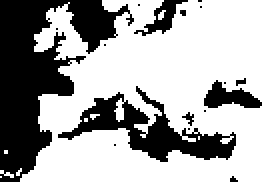
#> input picture maps/europe.png, 139 x 91 px, found by its file name (shown 2 times larger)
$ python gridv2.py
#> lines starting #> are read from the running program, lines starting #| are printed output that depends on the picture; after the words box and inside, x2 and y2 are one past the last pixel; in counts of white or black regions, pixels touching at a corner belong together
import numpy as np
import matplotlib.pyplot as plt
from matplotlib.animation import FuncAnimation, PillowWriter


def grad(D, axis=0):
    D_pad = np.pad(D, (1,1), 'reflect')
    return (np.roll(D_pad,1,axis=axis) - D_pad)[1:-1,1:-1]

def grad_grad(D, A):
    A_pad = np.pad(A, (1,1), 'reflect')
    D_pad = np.pad(D, (1,1), 'reflect')

    D_x = (np.roll(D_pad,1,axis=0) - D_pad)[1:-1,1:-1]
    A_x = (np.roll(A_pad,1,axis=0) - A_pad)[1:-1,1:-1]

    D_y = (np.roll(D_pad,1,axis=1) - D_pad)[1:-1,1:-1]
    A_y = (np.roll(A_pad,1,axis=1) - A_pad)[1:-1,1:-1]

    return D_x*A_x + D_y*A_y

def lap(A):
    A_pad = np.pad(A, (1,1), 'reflect')
    return ((np.roll(A_pad,-1,axis=1) - 2*A_pad + np.roll(A_pad,1,axis=1)) + (np.roll(A_pad,-1,axis=0) - 2*A_pad + np.roll(A_pad,1,axis=0)))[1:-1,1:-1]


class Grid:
    def __init__(self, rho_0, pi_0, alpha, w, c, gamma, a, Kpi, r, Krho, D_0, bound):
        self.rho = rho_0
        self.pi = pi_0
        self.alpha = alpha
        self.w = w
        self.c = c
        self.gamma = gamma
        self.a = a
        self.Kpi = Kpi
        self.r = r
        self.Krho = Krho
        self.D_0 = D_0
        self.bound = bound
        self.area = np.sum(bound)

        self.repro = np.zeros_like(self.pi)

    def update(self):

        def DN(r, i):
            return self.D_0[i]*np.exp(-r)

        for i in range(self.pi.shape[0]):
            conso = self.c[i]*np.sum([self.w[j]*self.a[i,j]*self.rho[j] for j in range(self.rho.shape[0])], axis=0)
            death = -self.gamma[i]
            war = -np.sum([self.alpha[i,k]*self.pi[k] for k in range(self.pi.shape[0])], axis=0)/self.Kpi[i]

            self.repro[i] = conso+death+war

            migration =  grad_grad(DN(self.repro[i], i),self.pi[i]) + DN(self.repro[i], i)*lap(self.pi[i])
            #migration = DN(self.pi[i], self.Kpi[i])*lap(self.pi[i])

            self.pi[i] += self.pi[i]*self.repro[i] + migration
            self.pi[i] *= self.bound

        def DR(r):
            return 0.02*np.exp(0.01*r)

        for j in range(self.rho.shape[0]):
            renew = self.r[j]
            thresh = -(self.r[j]*self.rho[j])/self.Krho[j]
            conso = -np.sum([self.a[k,j]*self.pi[k] for k in range(self.pi.shape[0])], axis=0)

            repro_res = (renew+thresh+conso)
            exchange = np.sum([grad_grad(DR(self.repro[i]), self.rho[j]) + DR(self.repro[i])*lap(self.rho[j]) for i in range(self.pi.shape[0])], axis=0)
            #exchange = np.sum(DR(self), self.rho[j])*lap(self.rho[j]), axis=0)
            #exchange = 0

            self.rho[j] += self.rho[j]*repro_res + exchange
            self.rho[j] *= self.bound


I = plt.imread('maps/europe.png')
#> I is the input picture: shape (91, 139, 4) float32; mean R, G, B, A 0.669, 0.669, 0.669, 1
I_r = plt.imread('maps/europe_r.png')
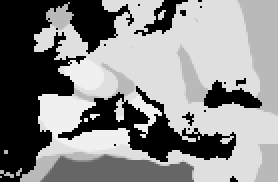
#> input picture maps/europe_r.png, 139 x 91 px, found by its file name (shown 2 times larger)
#> I_r is the input picture: shape (91, 139, 4) float32; mean R, G, B, A 0.542, 0.542, 0.542, 1
I_R0 = plt.imread('maps/europe_r.png')

I = 0.2989 * I[:,:,0] + 0.5870 * I[:,:,1] + 0.1140 * I[:,:,2]
#> I: shape (91, 139) float32
I_r = (0.2989 * I_r[:,:,0] + 0.5870 * I_r[:,:,1] + 0.1140 * I_r[:,:,2])*0.08
#> I_r: shape (91, 139) float32
I_R0 = (0.2989 * I_R0[:,:,0] + 0.5870 * I_R0[:,:,1] + 0.1140 * I_R0[:,:,2])*100+1

N1 = np.zeros_like(I)
N2 = np.zeros_like(I)

N1[50, 62] = 20  #Rome
N2[20, 120] = 20 #Barbarians


sim = Grid(np.array([I_R0]), #R
           np.array([N1,N2]),
           np.array([[0,0.4],  #alpha
                     [0.03,0]]),
           np.array([1]), #w
           np.array([0.2, 0.1]), #c
           np.array([0.01*np.ones(N1.shape), 0.05*np.ones(N2.shape)]), #gamma
           np.array([[0.005],
                     [0.01]]), #a
           np.array([30, 40]), #KN
           np.array([I_r]), #r
           np.array([2*I_R0]), #KR
           np.array([0.01, 0.02]), #D_0
           I) #KR
#> in __init__, `self.alpha = alpha`: self.alpha = [[0, 0.4], [0.03, 0]]
#> in __init__, `self.w = w`: self.w = [1]
#> in __init__, `self.c = c`: self.c = [0.2, 0.1]
#> in __init__, `self.a = a`: self.a = [0.005, 0.01]
#> in __init__, `self.Kpi = Kpi`: self.Kpi = [30, 40]
#> in __init__, `self.D_0 = D_0`: self.D_0 = [0.01, 0.02]
#> in __init__, `self.area = np.sum(bound)`: self.area = 8459.4

# [16 lines of commented-out code are left out]


def colormap(I, N, colors):

    N_out = I.copy()
    for i in range(len(N)):
        for k in range(N[i].shape[0]):
            for l in range(N[i].shape[1]):
                if N[i][k,l] > 0:
                    N_out[k,l] += colors[i]
    return N_out[:,:,:3]


I = plt.imread('maps/europe.png')


good = np.zeros_like(sim.pi[0])
good[np.where(sim.pi[0]>5)] = 1
bad = np.zeros_like(sim.pi[0])
bad[np.where(sim.pi[1]>5)] = 2
fig = plt.figure()
ax = plt.axes()
im=plt.imshow(good+bad)

def animate(i):

    good = np.zeros_like(sim.pi[0])
    good[np.where(sim.pi[0]>5)] = 1
    bad = np.zeros_like(sim.pi[0])
    bad[np.where(sim.pi[1]>5)] = 2
    sim.update()
#> the loop in update, `for i in range(self.pi.shape[0]):` made 2 passes
#> pass 1, in update, `war = -np.sum([self.alpha[i,k]*self.pi[k] for k in range(self.pi.shape..`:
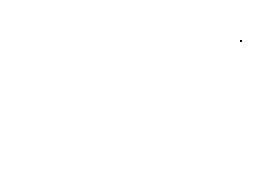
#> war: shape (91, 139) float32 (shown 2 times larger); values -0.267 (black) and 0 (white), 100% white; black in thin lines or dots, all inside (x1, y1, x2, y2) = (120, 20, 121, 21)
#> pass 1, in grad_grad, `A_pad = np.pad(A, (1,1), 'reflect')`:
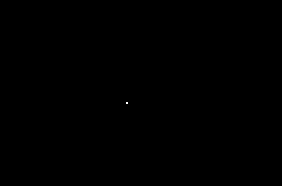
#> A_pad: shape (93, 141) float32 (shown 2 times larger); values 0 (black) and 20 (white), 0.01% white in thin lines or dots, all inside (x1, y1, x2, y2) = (63, 51, 64, 52)
#> the loop in update, `for j in range(self.rho.shape[0]):` made 1 pass
#> pass 1, in update, `thresh = -(self.r[j]*self.rho[j])/self.Krho[j]`:
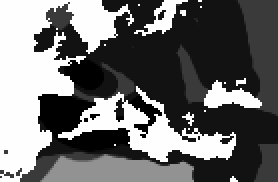
#> thresh: shape (91, 139) float32 (shown 2 times larger); min -0.0376, max 0, mean -0.0217; drawn with min black and max white
#> pass 1, in update, `repro_res = (renew+thresh+conso)`:
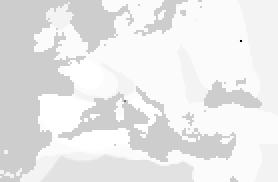
#> repro_res: shape (91, 139) float32 (shown 2 times larger); min -0.157, max 0.0376, mean 0.0217; drawn with min black and max white
#> pass 1, in grad_grad (call 3), `A_pad = np.pad(A, (1,1), 'reflect')`:
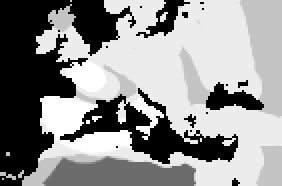
#> A_pad: shape (93, 141) float32 (shown 2 times larger); min 1, max 95.11, mean 54.9; drawn with min black and max white
    im.set_array(good+bad)
    return [im]

writer = PillowWriter(fps=25)
anim = FuncAnimation(fig, animate, frames = 500, interval = 100)
#anim.save('out.gif', writer=writer)
plt.colorbar()
plt.show()
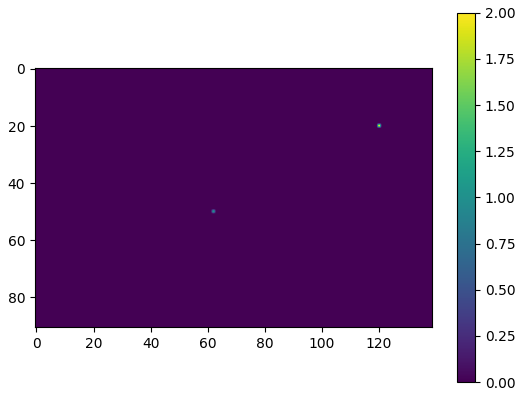
#> figure drawn by matplotlib, 2 panels
